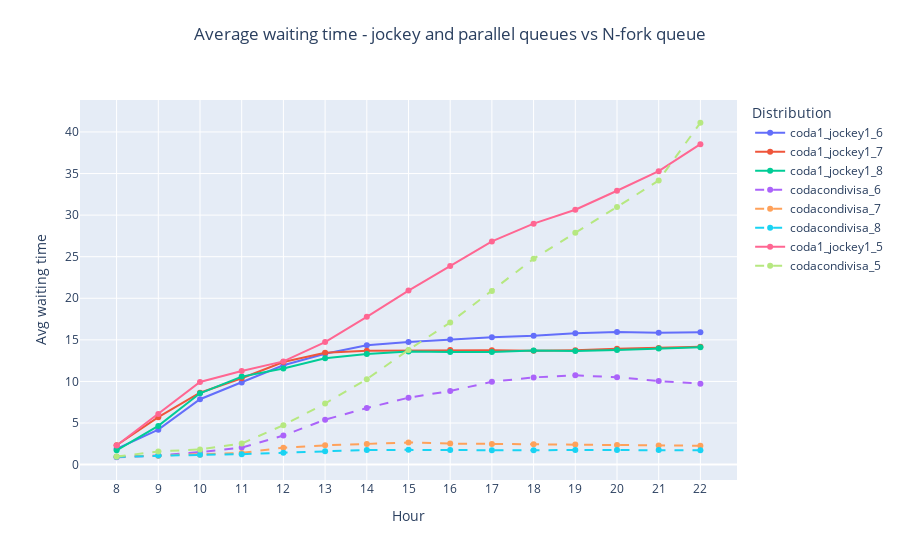

Here is the notebook cell this chart was saved with:
### Code cell
# Average waiting time
normalize = False

fig =  go.Figure()

dash_line=dict(dash='dash')

fig = add_simulation_to_plot(fig, df_simulations, 'coda1_jockey1_6', "Avg_waiting_times_standard", normalize=normalize)
fig = add_simulation_to_plot(fig, df_simulations, 'coda1_jockey1_7', "Avg_waiting_times_standard", normalize=normalize)
fig = add_simulation_to_plot(fig, df_simulations, 'coda1_jockey1_8', "Avg_waiting_times_standard", normalize=normalize)

fig = add_simulation_to_plot(fig, df_simulations, 'codacondivisa_6', "Avg_waiting_times_standard", normalize=normalize, line=dash_line)
fig = add_simulation_to_plot(fig, df_simulations, 'codacondivisa_7', "Avg_waiting_times_standard", normalize=normalize, line=dash_line)
fig = add_simulation_to_plot(fig, df_simulations, 'codacondivisa_8', "Avg_waiting_times_standard", normalize=normalize, line=dash_line)

fig = add_simulation_to_plot(fig, df_simulations, 'coda1_jockey1_5', "Avg_waiting_times_standard", normalize=normalize)
fig = add_simulation_to_plot(fig, df_simulations, 'codacondivisa_5', "Avg_waiting_times_standard", normalize=normalize, line=dash_line)


fig = decorate_figure(fig,
    title="Average waiting time - jockey and parallel queues vs N-fork queue",
    y_axis_title="Avg waiting time", dtick=5)

fig.show()
fig.write_image("doc/report/images/results/avg_wt_codacondivisa.png", scale=IMAGE_SCALE)

### Figure 1 — Plotly figure (JSON) as saved in the notebook; plotly's stock layout.template omitted (floating-point values rounded to 4 significant figures)
{"data": [{"mode": "lines+markers", "name": "coda1_jockey1_6", "type": "scatter", "x": [8, 9, 10, 11, 12, 13, 14, 15, 16, 17, 18, 19, 20, 21, 22], "y": [1.894, 4.205, 7.863, 9.861, 11.95, 13.33, 14.36, 14.75, 15.03, 15.33, 15.49, 15.81, 15.96, 15.87, 15.91]}, {"mode": "lines+markers", "name": "coda1_jockey1_7", "type": "scatter", "x": [8, 9, 10, 11, 12, 13, 14, 15, 16, 17, 18, 19, 20, 21, 22], "y": [2.323, 5.702, 8.649, 10.38, 12.33, 13.45, 13.69, 13.71, 13.8, 13.76, 13.68, 13.76, 13.94, 14.02, 14.16]}, {"mode": "lines+markers", "name": "coda1_jockey1_8", "type": "scatter", "x": [8, 9, 10, 11, 12, 13, 14, 15, 16, 17, 18, 19, 20, 21, 22], "y": [1.72, 4.656, 8.571, 10.58, 11.56, 12.79, 13.31, 13.61, 13.54, 13.55, 13.72, 13.68, 13.78, 13.96, 14.12]}, {"line": {"dash": "dash"}, "mode": "lines+markers", "name": "codacondivisa_6", "type": "scatter", "x": [8, 9, 10, 11, 12, 13, 14, 15, 16, 17, 18, 19, 20, 21, 22], "y": [0.8841, 1.086, 1.498, 2.047, 3.501, 5.394, 6.801, 8.042, 8.852, 9.959, 10.49, 10.74, 10.5, 10.05, 9.732]}, {"line": {"dash": "dash"}, "mode": "lines+markers", "name": "codacondivisa_7", "type": "scatter", "x": [8, 9, 10, 11, 12, 13, 14, 15, 16, 17, 18, 19, 20, 21, 22], "y": [0.9347, 1.079, 1.176, 1.409, 2.041, 2.323, 2.487, 2.658, 2.529, 2.49, 2.445, 2.425, 2.365, 2.31, 2.269]}, {"line": {"dash": "dash"}, "mode": "lines+markers", "name": "codacondivisa_8", "type": "scatter", "x": [8, 9, 10, 11, 12, 13, 14, 15, 16, 17, 18, 19, 20, 21, 22], "y": [0.9333, 1.092, 1.172, 1.254, 1.432, 1.62, 1.764, 1.772, 1.742, 1.712, 1.713, 1.762, 1.765, 1.743, 1.716]}, {"mode": "lines+markers", "name": "coda1_jockey1_5", "type": "scatter", "x": [8, 9, 10, 11, 12, 13, 14, 15, 16, 17, 18, 19, 20, 21, 22], "y": [2.298, 6.089, 9.943, 11.26, 12.41, 14.74, 17.77, 20.93, 23.88, 26.84, 28.97, 30.65, 32.93, 35.29, 38.53]}, {"line": {"dash": "dash"}, "mode": "lines+markers", "name": "codacondivisa_5", "type": "scatter", "x": [8, 9, 10, 11, 12, 13, 14, 15, 16, 17, 18, 19, 20, 21, 22], "y": [0.9664, 1.584, 1.824, 2.532, 4.742, 7.348, 10.27, 13.8, 17.09, 20.89, 24.75, 27.88, 30.97, 34.17, 41.11]}], "layout": {"legend": {"title": {"text": "Distribution"}}, "title": {"text": "Average waiting time - jockey and parallel queues vs N-fork queue", "x": 0.5, "xanchor": "center", "y": 0.95, "yanchor": "top"}, "xaxis": {"dtick": 1, "tick0": 0, "tickmode": "linear", "title": {"text": "Hour"}}, "yaxis": {"dtick": 5, "tick0": 0, "tickmode": "linear", "title": {"text": "Avg waiting time"}}}}
